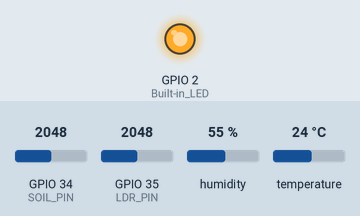
A sketch run on a simulated ESP32. On the bench: output pins drawn as LEDs (lit = HIGH). Inputs (shaded band) come from the test bench; at power-on: GPIO 34 (SOIL_PIN) = 2048, GPIO 35 (LDR_PIN) = 2048, humidity 55 %, temperature 24 °C. WiFi joins after 1.5 s; servers stay silent unless stated; uploads are accepted with an empty reply; what the sketch prints to the serial monitor is not drawn.

Above: at 5.7 s.
At 10.11 s:
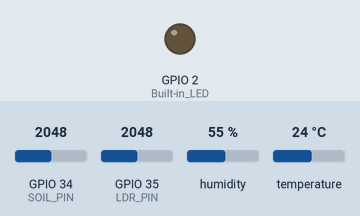
Timing chart, 0 to 14.5 s (numbered marks = the images above):
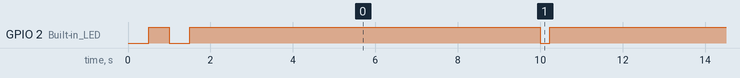

The sketch:

smartfarm-esp32.ino
```cpp
/*
  Orion Pro Smart Farm - ESP32 Telemetry Client

  This sketch connects an ESP32 to WiFi and sends sensor data to the Orion Pro server.

  Required Libraries:
  - DHT sensor library by Adafruit
  - Adafruit Unified Sensor
  - ArduinoJson

  Hardware Connections:
  - DHT11/22 Data Pin -> GPIO 4
  - Soil Moisture Analog -> GPIO 34
  - LDR Analog -> GPIO 35
  - LED (Status) -> GPIO 2
*/

#include <WiFi.h>
#include <HTTPClient.h>
#include <DHT.h>
#include <ArduinoJson.h>

// ==========================================
// CONFIGURATION - EDIT THIS SECTION
// ==========================================

const char* ssid = "YOUR_WIFI_SSID";
const char* password = "YOUR_WIFI_PASSWORD";

// Server URL (Use IP address if local, or domain name)
// Example: http://192.168.1.10:3000/api/iot/telemetry
const char* serverUrl = "http://YOUR_SERVER_IP:3000/api/iot/telemetry";

// Device Token (Get this from Orion Pro Admin Panel -> IoT Device Manager)
const char* deviceToken = "YOUR_DEVICE_TOKEN_HERE";

// Sensor Configuration
#define DHTPIN 4
#define DHTTYPE DHT11 // Change to DHT22 if using DHT22
#define SOIL_PIN 34
#define LDR_PIN 35

// Upload Interval (milliseconds)
const long interval = 10000; // 10 seconds

// ==========================================

DHT dht(DHTPIN, DHTTYPE);
unsigned long previousMillis = 0;

void setup() {
  Serial.begin(115200);
  pinMode(2, OUTPUT); // Built-in LED

  dht.begin();

  Serial.println("\n--- Orion Pro Smart Farm IoT ---");
  connectWiFi();
}

void loop() {
  unsigned long currentMillis = millis();

  // Check WiFi connection
  if (WiFi.status() != WL_CONNECTED) {
    connectWiFi();
  }

  if (currentMillis - previousMillis >= interval) {
    previousMillis = currentMillis;
    sendTelemetry();
  }
}

void connectWiFi() {
  Serial.print("Connecting to ");
  Serial.println(ssid);

  WiFi.begin(ssid, password);

  int attempts = 0;
  while (WiFi.status() != WL_CONNECTED && attempts < 20) {
    delay(500);
    Serial.print(".");
    digitalWrite(2, !digitalRead(2)); // Blink LED
    attempts++;
  }

  if (WiFi.status() == WL_CONNECTED) {
    Serial.println("\nWiFi connected");
    Serial.print("IP address: ");
    Serial.println(WiFi.localIP());
    digitalWrite(2, HIGH); // LED On
  } else {
    Serial.println("\nWiFi connection failed. Will retry...");
    digitalWrite(2, LOW); // LED Off
  }
}

void sendTelemetry() {
  digitalWrite(2, LOW); // Blink off indicating sending

  // 1. Read Sensors
  float h = dht.readHumidity();
  float t = dht.readTemperature();
  int soilRaw = analogRead(SOIL_PIN);
  int ldrRaw = analogRead(LDR_PIN);

  // Map raw analog values to percentage (adjust based on calibration)
  // Soil: 4095 (dry) -> 0 (wet) typically, or vice versa depending on sensor
  // Here we assume 4095 is dry (0%) and 1500 is wet (100%)
  int soilPercent = map(soilRaw, 4095, 1500, 0, 100);
  soilPercent = constrain(soilPercent, 0, 100);

  int lightLux = map(ldrRaw, 0, 4095, 0, 1000); // Rough approximation

  // Check if reading failed
  if (isnan(h) || isnan(t)) {
    Serial.println("Failed to read from DHT sensor!");
    return;
  }

  // 2. Prepare JSON Payload
  StaticJsonDocument<200> doc;
  doc["temperature"] = t;
  doc["humidity"] = h;
  doc["soil_moisture"] = soilPercent;
  doc["light_intensity"] = lightLux;

  String jsonString;
  serializeJson(doc, jsonString);

  // 3. Send HTTP POST Request
  HTTPClient http;
  http.begin(serverUrl);
  http.addHeader("Content-Type", "application/json");
  http.addHeader("Authorization", String("Bearer ") + deviceToken);

  Serial.println("Sending data: " + jsonString);

  int httpResponseCode = http.POST(jsonString);

  if (httpResponseCode > 0) {
    String response = http.getString();
    Serial.print("Server Response: ");
    Serial.println(httpResponseCode);
    Serial.println(response);
  } else {
    Serial.print("Error on sending POST: ");
    Serial.println(httpResponseCode);
  }

  http.end();
  digitalWrite(2, HIGH); // LED On indicating done
}
```

Measured:
- by itself, GPIO 2 (Built-in_LED): goes LOW 0.50 s, HIGH 8.5 s, 11 × (LOW 0.23 s, HIGH 9.8 s), LOW 0.23 s, then HIGH
